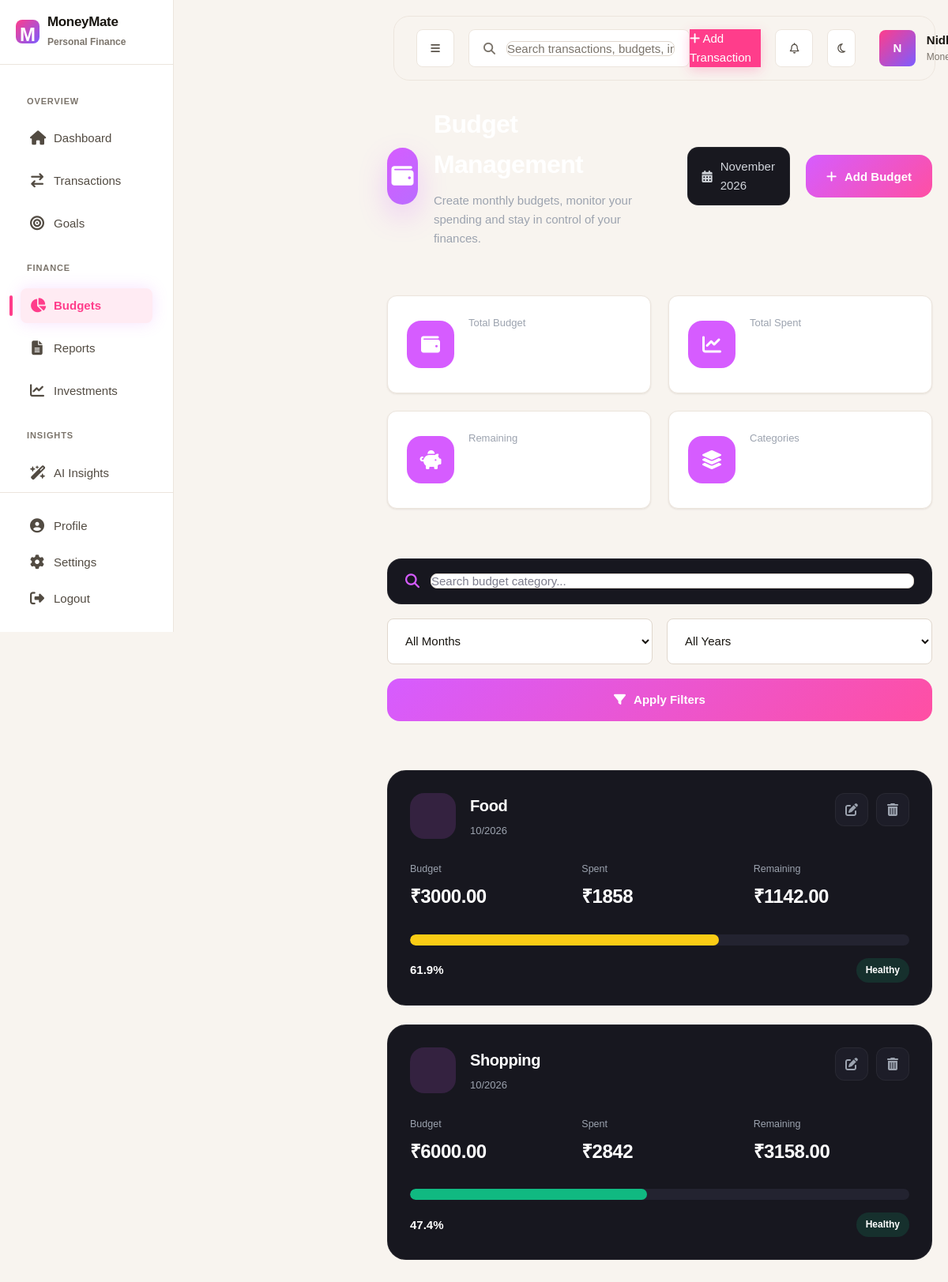
Page /budgets/ (signed in) on the committed database.
### budgets/models.py (models this page shows, shortened)
class Budget(models.Model):
    MONTH_CHOICES = [
        (1, "January"),
        (2, "February"),
        (3, "March"),
        (4, "April"),
        (5, "May"),
        (6, "June"),
        (7, "July"),
        (8, "August"),
        (9, "September"),
        (10, "October"),
        (11, "November"),
        (12, "December"),
    ]
    user = models.ForeignKey(
        settings.AUTH_USER_MODEL,
        on_delete=models.CASCADE,
        related_name="budgets",
    )
    category = models.ForeignKey(
        TransactionCategory,
        on_delete=models.CASCADE,
        related_name="budgets",
    )
    amount = models.DecimalField(
        max_digits=12,
        decimal_places=2,
    )
    month = models.PositiveSmallIntegerField(
        choices=MONTH_CHOICES,
    )
    year = models.PositiveIntegerField()
    created_at = models.DateTimeField(
        auto_now_add=True,
    )
    updated_at = models.DateTimeField(
        auto_now=True,
    )
    class Meta:
        ordering = ["-year", "-month"]
        unique_together = (
            "user",
            "category",
            "month",
            "year",
        )

### transactions/models.py (models this page shows, shortened)
class TransactionCategory(models.Model):
    CATEGORY_TYPES = (
        ("income", "Income"),
        ("expense", "Expense"),
    )
    user = models.ForeignKey(
        User,
        on_delete=models.CASCADE,
        related_name="categories",
        null=True,
        blank=True,
    )
    name = models.CharField(max_length=50)
    category_type = models.CharField(
        max_length=20,
        choices=CATEGORY_TYPES,
    )
    color = models.CharField(
        max_length=20,
        default="#8B5CF6",
    )
    icon = models.CharField(
        max_length=50,
        default="fa-tag",
    )
    is_default = models.BooleanField(default=False)
    created_at = models.DateTimeField(auto_now_add=True)
    class Meta:
        ordering = ["name"]
        verbose_name = "Transaction Category"
        verbose_name_plural = "Transaction Categories"

### budgets/views.py (the view)
@login_required
def budgets_page(request):
    context = BudgetService.get_dashboard_statistics(request.user)
    context["categories"] = (
        TransactionCategory.objects
        .filter(
            user=request.user,
            category_type="expense",
        )
        .order_by("name")
    )
    context["active_page"] = "budgets"
    return render(
        request,
        "budgets/budgets.html",
        context,
    )

### accounts/otp.py (called while the page is built)
def is_email_verified(user) -> bool:
    record = getattr(user, "email_verification", None)
    return record is None or record.is_verified

### budgets/services.py (called while the page is built)
    @staticmethod
    def get_budget_summary(budget):
        spent = (
            Transaction.objects.filter(
                user=budget.user,
                category=budget.category,
                transaction_type="expense",
                transaction_date__year=budget.year,
                transaction_date__month=budget.month,
            ).aggregate(
                total=Sum("amount")
            )["total"]
            or Decimal("0.00")
        )
        remaining = budget.amount - spent
        percentage = (
            float(spent / budget.amount * 100)
            if budget.amount > 0
            else 0
        )
        percentage = round(percentage, 1)
        return {
            "budget": budget,
            "spent": spent,
            "remaining": remaining,
            "percentage": percentage,
            "is_exceeded": spent > budget.amount,
        }

    @staticmethod
    def get_all_budget_summaries(user):
        budgets = (
            Budget.objects
            .filter(user=user)
            .select_related("category")
            .order_by("category__name")
        )
        summaries = [
            BudgetService.get_budget_summary(budget)
            for budget in budgets
        ]
        return summaries

    @staticmethod
    def get_dashboard_statistics(user):
        summaries = BudgetService.get_all_budget_summaries(user)
        total_budget = sum(
            s["budget"].amount
            for s in summaries
        )
        total_spent = sum(
            s["spent"]
            for s in summaries
        )
        total_remaining = sum(
            s["remaining"]
            for s in summaries
        )
        return {
            "budget_summaries": summaries,
            "total_budget": total_budget,
            "total_spent": total_spent,
            "total_remaining": total_remaining,
            "budget_count": len(summaries),
            "month_choices": Budget.MONTH_CHOICES,
            "years": list(range(2025, 2036)),
        }

### core/context_processors.py (called while the page is built)
def active_page(request):
    app_name = ""
    if request.resolver_match:
        app_name = request.resolver_match.app_name
        if not app_name:
            app_name = request.resolver_match.url_name
    return {
        "active_page": app_name
    }

### templates/budgets/budgets.html (shortened to what this page needs)
{% extends "base.html" %}
{% load static %}
{% block extra_css %}
<link rel="stylesheet" href="{% static 'css/dashboard/dashboard.css' %}">
<link rel="stylesheet" href="{% static 'css/dashboard/sidebar.css' %}">
<link rel="stylesheet" href="{% static 'css/dashboard/navbar.css' %}">
<link rel="stylesheet" href="{% static 'css/dashboard/responsive.css' %}">
<link rel="stylesheet" href="{% static 'css/budgets/budgets.css' %}">
{% endblock %}
{% block content %}
<div class="dashboard-layout">
    <aside class="sidebar-wrapper">
        {% include "dashboard/sidebar.html" %}
    </aside>
    <main class="dashboard-main">
        {% include "dashboard/navbar.html" %}
        <section class="dashboard-content">
            {% include "budgets/header.html" %}
            {% include "budgets/stats.html" %}
            {% include "budgets/filters.html" %}
            <section class="budget-list">
                {% if budget_summaries %}
                {% for summary in budget_summaries %}
                {% include "budgets/budget_card.html" with summary=summary %}
                {% endfor %}
                {% endif %}
            </section>
        </section>
    </main>
</div>
{% endblock %}

### templates/dashboard/navbar.html (shortened to what this page needs)
{% load static %}
<div class="navbar">
    <div class="navbar-left">
        <button class="icon-btn" id="sidebar-toggle" data-testid="sidebar-toggle">
            <i class="fa-solid fa-bars"></i>
        </button>
        <form class="search-box" role="search" method="get" action="{% url 'transactions:index' %}" data-testid="navbar-search-form">
            <i class="fa-solid fa-magnifying-glass"></i>
            <input type="text" name="q"
                   placeholder="Search transactions, budgets, investments…"
                   data-testid="navbar-search-input" />
        </form>
    </div>
    <div class="navbar-right">
        <a href="{% url 'transactions:index' %}?add=1" class="quick-add-btn" data-testid="quick-add-btn">
            <i class="fa-solid fa-plus"></i>
            <span>Add Transaction</span>
        </a>
        <div class="notif-dropdown-anchor" style="position: relative;">
            <button class="icon-btn notification-btn"
                    type="button"
                    data-testid="notification-btn"
                    aria-label="Notifications">
                <i class="fa-regular fa-bell"></i>
            </button>
        </div>
        <button class="icon-btn theme-toggle-btn"
                type="button"
                data-testid="theme-toggle-btn"
                aria-label="Toggle theme">
            <i class="fa-regular fa-moon"></i>
        </button>
        <div class="profile-wrap" style="position: relative;">
            <div class="profile" data-testid="profile-menu-trigger" role="button">
                <div class="avatar">
                    {% if user.profile.avatar %}
                        <img src="{{ user.profile.avatar.url }}" alt="Avatar" style="width:100%;height:100%;object-fit:cover;border-radius:6px;">
                    {% else %}
                        {{ user.username|first|upper }}
                    {% endif %}
                </div>
                <div class="profile-details">
                    <span class="profile-name">{{ user.first_name|default:user.username }}</span>
                    <span class="profile-role">MoneyMate</span>
                </div>
            </div>
        </div>
    </div>
</div>

### templates/budgets/budget_card.html (shortened to what this page needs)
<div class="budget-card">
    <div class="budget-card-header">
        <div class="budget-category">
            <div class="budget-icon">
            </div>
            <div>
                <h3>{{ summary.budget.category.name }}</h3>
                <span>
                    {{ summary.budget.month }}/{{ summary.budget.year }}
                </span>
            </div>
        </div>
        <div class="budget-actions">
            <button class="budget-action edit-budget"
                    data-id="{{ summary.budget.id }}"
                    data-category="{{ summary.budget.category.id }}"
                    data-amount="{{ summary.budget.amount }}"
                    data-month="{{ summary.budget.month }}"
                    data-year="{{ summary.budget.year }}"
                    title="Edit Budget">
                <i class="fa-solid fa-pen-to-square"></i>
            </button>
            <button class="budget-action delete-budget"
                    data-id="{{ summary.budget.id }}"
                    title="Delete Budget">
                <i class="fa-solid fa-trash-can"></i>
            </button>
        </div>
    </div>
    <div class="budget-amounts">
        <div>
            <small>Budget</small>
            <h4>
                ₹{{ summary.budget.amount }}
            </h4>
        </div>
        <div>
            <small>Spent</small>
            <h4>
                ₹{{ summary.spent }}
            </h4>
        </div>
        <div>
            <small>Remaining</small>
            <h4>
                ₹{{ summary.remaining }}
            </h4>
        </div>
    </div>
    <div class="budget-progress">
        <div class="progress-track">
            <div class="progress-fill
                 {% if summary.percentage <= 60 %}
                    progress-green
                {% elif summary.percentage <= 80 %}
                    progress-yellow
                {% elif summary.percentage <= 100 %}
                    progress-orange
                {% else %}
                    progress-red
                {% endif %}"
                style="width: {{ summary.percentage }}%;">
            </div>
        </div>
        <div class="progress-footer">
            <span>
                {{ summary.percentage }}%
            </span>
            {% if summary.is_exceeded %}
            <span class="status exceeded">
                Budget Exceeded
            </span>
            {% else %}
            <span class="status healthy">
                Healthy
            </span>
            {% endif %}
        </div>
    </div>
</div>

### static/css/theme.css (style rules this page uses)
:root, [data-theme='light'] { --bg-primary: #FCF7F2; --bg-app: #F8F4EF; --bg-secondary: #FFFFFF; --bg-warm: #FBEEE2; --bg-warm-soft: #FCF3EA; --card-bg: #FFFFFF; --card-hover: #FBF6F1; --border: #ECE5DD; --border-light: #F2ECE5; --border-strong: #E0D7CD; --primary: #FF3D8B; --primary-hover: #EE2B78; --primary-press: #D91E68; --primary-dark: #FF3D8B; --primary-light: #FF6FA9; --accent-pink: #FF3D8B; --accent-violet: #7C5CFF; --accent-violet-2: #6B4CF0; --primary-soft: rgba(255, 61, 139, .10); --primary-softer: rgba(255, 61, 139, .06); --violet-soft: rgba(124, 92, 255, .10); --success: #12A150; --success-soft: rgba(18, 161, 80, .10); --danger: #E5484D; --danger-soft: rgba(229, 72, 77, .10); --warning: #D98A00; --info: #3B6FE0; --text-primary: #17140F; --text-secondary: #524B42; --text-muted: #7B746B; --text-onprimary: #FFFFFF; --radius-xs: 4px; --radius-sm: 8px; --radius-md: 12px; --radius-lg: 16px; --radius-pill: 999px; --shadow-xs: 0 1px 2px rgba(60, 40, 25, .05); --shadow-card: 0 1px 3px rgba(60, 40, 25, .06), 0 1px 2px rgba(60, 40, 25, .04); --shadow-hover: 0 10px 30px rgba(60, 40, 25, .10); --shadow-pop: 0 18px 50px rgba(60, 40, 25, .16); --transition-fast: .14s cubic-bezier(.4,0,.2,1); --transition: .22s cubic-bezier(.4,0,.2,1); --transition-slow: .4s cubic-bezier(.4,0,.2,1); --space-xs: 8px; --space-sm: 12px; --space-md: 20px; --space-lg: 32px; --space-xl: 48px; --font-sans: 'Inter', system-ui, -apple-system, 'Segoe UI', sans-serif; --font-display: 'Inter', system-ui, sans-serif; --sidebar-width: 260px; --nav-h: 68px; --dot: rgba(23, 20, 15, .05); --mesh: radial-gradient(1200px 600px at 85% -10%, rgba(255,61,139,.10), transparent 60%), radial-gradient(900px 500px at -5% 10%, rgba(124,92,255,.08), transparent 55%); color-scheme: light; }
html { scroll-behavior: smooth; }
body { background: var(--bg-primary); color: var(--text-primary); font-family: var(--font-sans); }

### static/css/style.css (style rules this page uses)
* { margin: 0; padding: 0; box-sizing: border-box; font-family: Poppins,sans-serif; }
body { margin: 0; padding: 0; font-family: 'Poppins',sans-serif; color: white; min-height: 100vh; background: linear-gradient( rgba(5,5,5,.82), rgba(5,5,5,.82) ), url("../images/hero-bg.png"); background-size: cover; background-position: center; background-repeat: no-repeat; background-attachment: fixed; }
html { scroll-behavior: smooth; }
.navbar { width: 90%; margin: 25px auto; display: flex; justify-content: space-between; align-items: center; padding: 18px 40px; background: rgba(10,10,10,.65); backdrop-filter: blur(20px); -webkit-backdrop-filter: blur(18px); border: 1px solid rgba(255,255,255,.05); border-radius: 18px; position: relative; z-index: 1000; }
@media (max-width:1200px) { .navbar { width: 94%; padding: 16px 28px; } }

### static/css/mobile.css (style rules this page uses)
html, body { max-width: 100%; overflow-x: hidden; }
button, .btn, .menu-item, a { -webkit-tap-highlight-color: transparent; }
@media (min-width: 993px) and (max-width: 1200px) { .dashboard-main { margin-left: 220px; } }
:where(a, button, input, select, textarea):focus-visible { outline: 2px solid #D65CFF; outline-offset: 2px; border-radius: 8px; }

### static/css/components/finsync-shared.css (style rules this page uses)
.notification-btn { position: relative; }
.profile { cursor: pointer; user-select: none; }
.profile-wrap { position: relative; }
.search-box { display: flex; align-items: center; gap: 10px; }
.search-box i { color: var(--text-muted); }
.search-box input { background: transparent; border: none; color: inherit; outline: none; flex: 1; font-family: inherit; }
.search-box input::placeholder { color: var(--text-muted); }
.dashboard-content { animation: fadeUp .35s ease; }
[data-theme='light'] .navbar { background: rgba(255,255,255,.72); border-color: var(--border); }
[data-theme='light'] .navbar { background: var(--card-bg); }
[data-theme='light'] .search-box input { color: var(--text-primary); }
[data-theme='light'] .profile-name, [data-theme='light'] .profile-role, [data-theme='light'] .navbar .icon-btn { color: var(--text-primary); }
[data-theme='light'] body { background-attachment: initial !important; }

### static/css/dashboard/responsive.css (style rules this page uses)
@media (max-width:1200px) { .dashboard-content { padding: 18px 20px 24px; } }
@media (max-width:1200px) { .search-box { width: 280px; } }

### rows in the picture
Budget: budget.category.name "Food", budget.month "10", budget.year "2026", budget.amount "3000.00", spent "1858", remaining "1142.00", percentage "61.9"
Budget: budget.category.name "Shopping", budget.month "10", budget.year "2026", budget.amount "6000.00", spent "2842", remaining "3158.00", percentage "47.4"

### other values in the picture
{{ user.username|first|upper }} "N"
